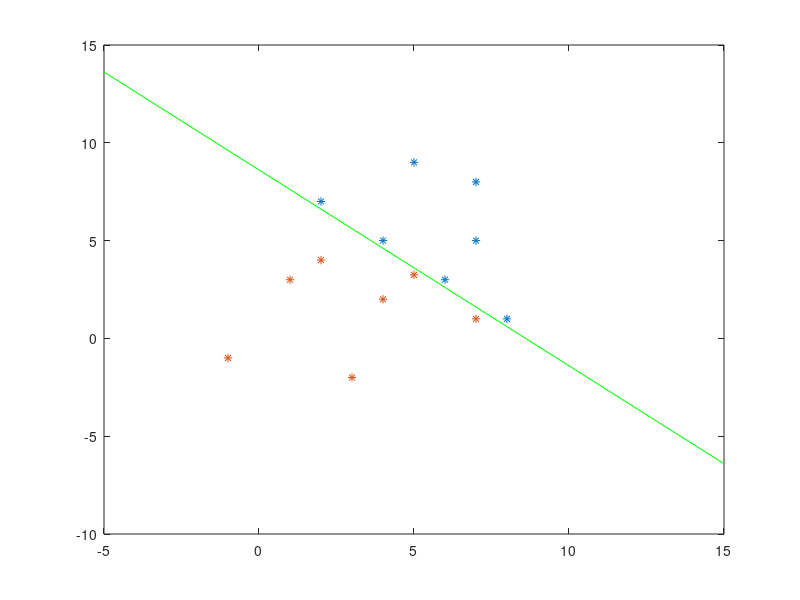

MATLAB code for this plot:
clear all;
clc;
close all;
w1 = [2 7; 8 1; 7 5; 6 3; 7 8; 5 9; 4 5;];
w2 = [4 2; -1 -1; 1 3; 3 -2; 5 3.25; 2 4; 7 1;];
x = [2 4; 8 -1; 7 1; 6 3; 7 5; 5 2; 4 7;];
y = [7 2; 1 -1; 5 3; 3 -2; 8 3.25; 9 4; 5 1;];
szw1 = size(w1);
Y =ones(14,3);

for i=1:szw1(1)
    Y(i,2) = w1(i,1);
    Y(i,3) = w1(i,2);
    Y(szw1(1)+i,2) = w2(i,1) * -1;
    Y(szw1(1)+i,3) = w2(i,2) * -1;
end

Y(8:14,1)=-1;
a = [1 1 1];
flag = 0;
n = 2;
b = 1;
while 1
    c = 0;
    for j=1:14
        gx1 = a(1) .* Y(j,1);
        gx2 = a(2) .* Y(j,2);
        gx3 = a(3) .* Y(j,3);
        gx = gx1+gx2+gx3;
        
        if (gx >= b)
            c=c+1;
        end
        
        if c==14
            flag=1;
            break;
        end
        
        if (gx < b)
            d = norm(Y(j,:));
            a = a + ( n* ( (b-gx)/(d*d)) .* Y(j,:));
        end
    end
    
    if (flag > 0)
        break;
    end        
end

figure

%hold on;
xl = -5:15;
yl = -a(1)/a(3)-(a(2)/a(3))*xl;
plot(x,y, '*',xl,yl,'g');


